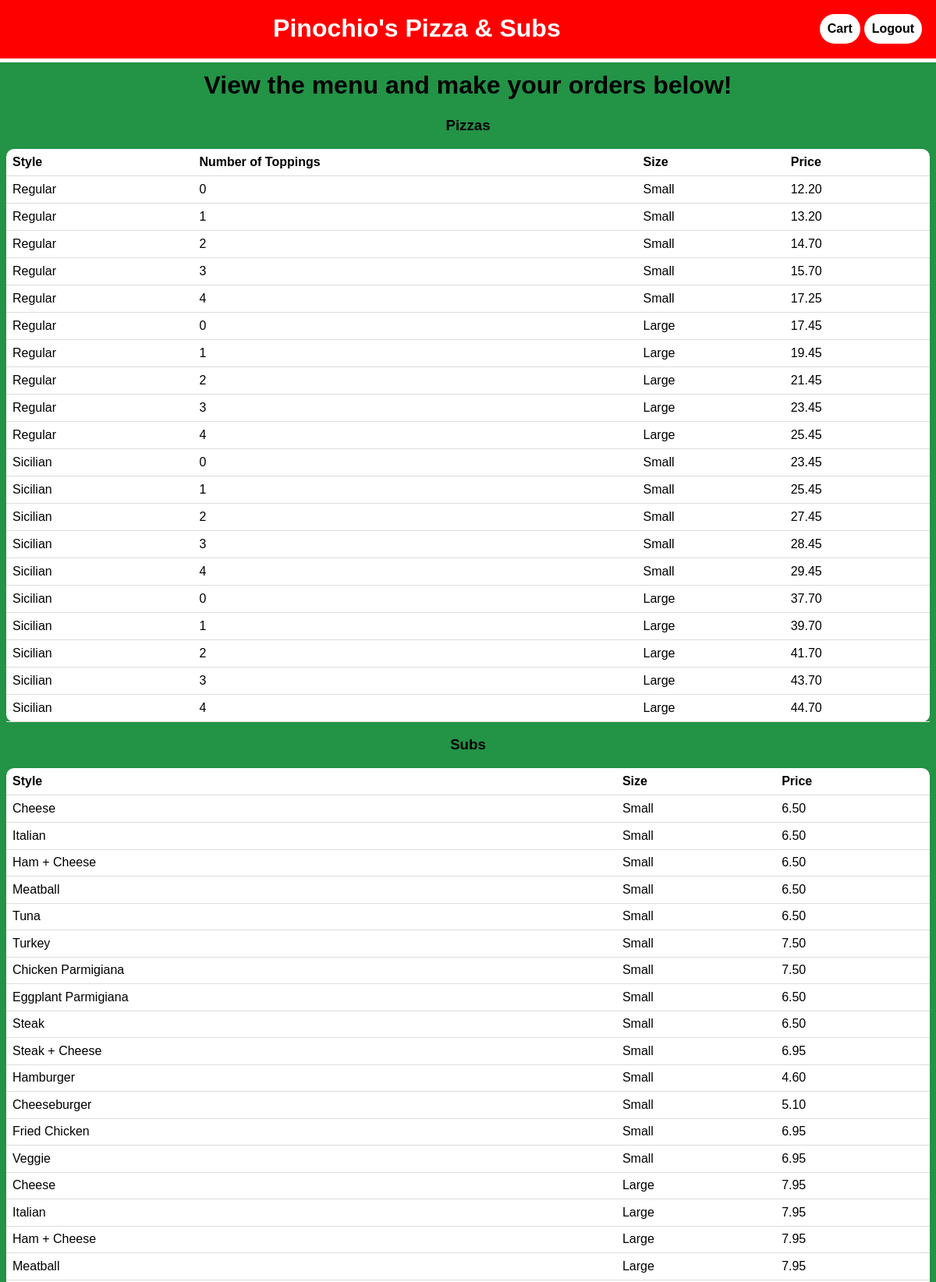
The app's page / (signed in, upper part) with its own data.
### orders/models.py (models this page shows, shortened)
class Pizza(models.Model):
	class Meta:
		ordering=['style']
	style = models.CharField(max_length=64)
	size = models.CharField(max_length=64)
	num_toppings = models.IntegerField()
	price = models.FloatField()

class Sub(models.Model):
	style = models.CharField(max_length=64)
	price = models.FloatField()
	size = models.CharField(max_length=64)

### orders/views.py (the view)
# urls.py: path("", views.index, name="index"),
def index(request):
	if not request.user.is_authenticated:
		return render(request, "orders/login.html", {"message": None})
	context = {
		"pizzas": Pizza.objects.all(),
		"user": request.user,
		"toppings": Topping.objects.all(),
		"subs": Sub.objects.all(),
		"pastas": Pasta.objects.all(),
		"salads": Salad.objects.all(),
		"dinner_platters": Dinner_Platter.objects.all()
	}
	return render(request, "orders/index.html", context)

### orders/models.py (called while the page is built)
	def __str__(self):
		return self.topping

### orders/templates/orders/index.html (shortened to what this page needs)
{%extends "orders/layout.html"%}
{%block body%}
<nav>
	<p class="title">Pinochio's Pizza & Subs</p>
	<a class="logout" href="{%url 'logout'%}">Logout</a>
	<a class="logout cart" href="{%url 'cart'%}">Cart</a>
</nav>
<h1 class="center">View the menu and make your orders below!</h1>
<div id="pizza">
	<h3 class="center">Pizzas</h3>
	<table class="menu">
		<tr>
			<th>Style</th>
			<th>Number of Toppings</th>
			<th>Size</th>
			<th>Price</th>
		{%for p in pizzas%}
		<tr class="select sel1">
			<td>{{p.style}}</td>
			<td>{{p.num_toppings}}</td>
			<td>{{p.size}}</td>
			<td>{{p.price|floatformat:2}}</td>
		</tr>
		{%endfor%}
	</table>
</div>
<div id="sub">
	<h3 class="center">Subs</h3>
	<table class="menu">
		<tr>
			<th>Style</th>
			<th>Size</th>
			<th>Price</th>
		</tr>
		{%for s in subs%}
		<tr class="select sel2">
			<td>{{s.style}}</td>
			<td>{{s.size}}</td>
			<td>{{s.price|floatformat:2}}</td>
		<tr>
		{%endfor%}
	</table>
</div>
{%endblock%}

### orders/templates/orders/layout.html (shortened to what this page needs)
{%load static%}
<!DOCTYPE html>
<html>
<head>
	<link rel="stylesheet" href="{%static 'orders/styles.css'%}">
</head>
<body>
	{%block body%}{%endblock%}
</body>
</html>

### orders/static/orders/styles.css (style rules this page uses)
body { font-family: Arial, Helvetica, sans-serif; background-color: #239346 }
a { text-decoration: none; }
nav > a { float: right; color: black; background-color: white; padding: 10px; border-radius: 25px; font-weight: bold; }
nav { background-color: red; text-align: center; margin: -10px; padding: 20px; border-bottom: 5px solid white; }
table { border-collapse: collapse; width: 100%; background-color: white; border-radius: 10px; padding: 10px; }
th, td { padding: 8px; text-align: left; border-bottom: 1px solid #ddd; }
#pizza { position: relative; }
.select { cursor: pointer; }
.center { text-align: center; }
.title { display: inline; text-align: center; font-size: xx-large; font-weight: bold; color: white; }
.cart { margin-right: 5px; }

### records on screen
Pizza: style "Regular", num_toppings "0", size "Small", price "12.20"
Pizza: style "Regular", num_toppings "1", size "Small", price "13.20"
Pizza: style "Regular", num_toppings "2", size "Small", price "14.70"
Pizza: style "Regular", num_toppings "3", size "Small", price "15.70"
Pizza: style "Regular", num_toppings "4", size "Small", price "17.25"
Pizza: style "Regular", num_toppings "0", size "Large", price "17.45"
Pizza: style "Regular", num_toppings "1", size "Large", price "19.45"
Pizza: style "Regular", num_toppings "2", size "Large", price "21.45"
Pizza: style "Regular", num_toppings "3", size "Large", price "23.45"
Pizza: style "Regular", num_toppings "4", size "Large", price "25.45"
Pizza: style "Sicilian", num_toppings "0", size "Small", price "23.45"
Pizza: style "Sicilian", num_toppings "1", size "Small", price "25.45"
Pizza: style "Sicilian", num_toppings "2", size "Small", price "27.45"
Pizza: style "Sicilian", num_toppings "3", size "Small", price "28.45"
Pizza: style "Sicilian", num_toppings "4", size "Small", price "29.45"
Pizza: style "Sicilian", num_toppings "0", size "Large", price "37.70"
Pizza: style "Sicilian", num_toppings "1", size "Large", price "39.70"
Pizza: style "Sicilian", num_toppings "2", size "Large", price "41.70"
Pizza: style "Sicilian", num_toppings "3", size "Large", price "43.70"
Pizza: style "Sicilian", num_toppings "4", size "Large", price "44.70"
Sub: style "Cheese", size "Small", price "6.50"
Sub: style "Italian", size "Small", price "6.50"
Sub: style "Ham + Cheese", size "Small", price "6.50"
Sub: style "Meatball", size "Small", price "6.50"
Sub: style "Tuna", size "Small", price "6.50"
Sub: style "Turkey", size "Small", price "7.50"
Sub: style "Chicken Parmigiana", size "Small", price "7.50"
Sub: style "Eggplant Parmigiana", size "Small", price "6.50"
Sub: style "Steak", size "Small", price "6.50"
Sub: style "Steak + Cheese", size "Small", price "6.95"
Sub: style "Hamburger", size "Small", price "4.60"
Sub: style "Cheeseburger", size "Small", price "5.10"
Sub: style "Fried Chicken", size "Small", price "6.95"
Sub: style "Veggie", size "Small", price "6.95"
Sub: style "Cheese", size "Large", price "7.95"
Sub: style "Italian", size "Large", price "7.95"
Sub: style "Ham + Cheese", size "Large", price "7.95"
Sub: style "Meatball", size "Large", price "7.95"
